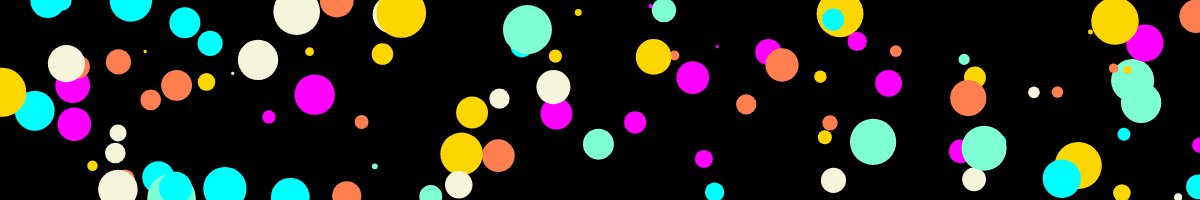
Frame 1 (no input)
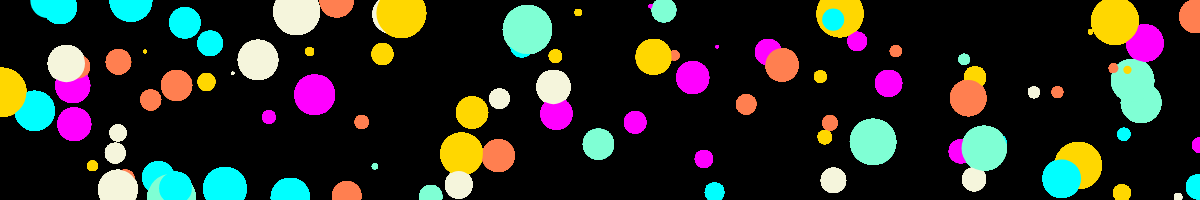
Frame 60 (no input)
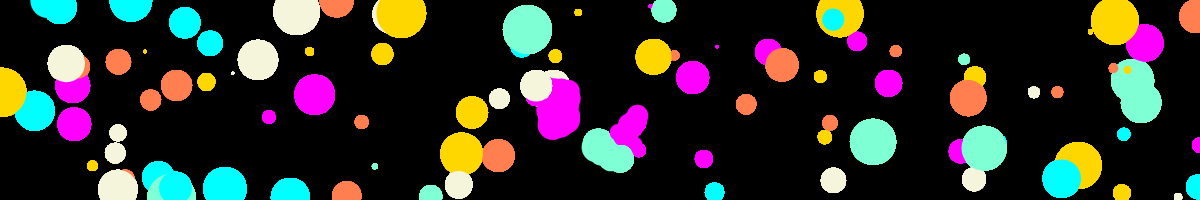
Frame 120 (the mouse pressed at the canvas centre since frame 60)

The p5.js sketch that drew these frames (run headless with seeded random() and noise() and a simulated clock; from frame 60 on, the mouse is pressed at the canvas centre):

// p5.js sketch
// ── sketch.js
let balls = [];


function setup() {
  createCanvas(windowWidth, 200); 
  noStroke();
  background(0);
  
  for (let i=0; i<100; i++) {
    let b = new Walker();
    balls.push(b);
  }
  
}


function draw() {
  
  for (let b of balls) {
    if (b.distToMouse() < 60) {
      b.move();
    }
    b.show();
  }
  
}
// ── Walker.js
class Walker {
  
  constructor() {
    this.pos = createVector(random(width), random(height));
    this.vel = createVector();
    this.c = random(['aqua', 'aquamarine', 'beige', 'coral', 'fuchsia', 'gold']);
  	this.w = random(3, 50);
  }
  
  move() {
    // 새로운 속도 만들기
    // this.vel = createVector(random..., random..)
    this.vel = p5.Vector.random2D().mult(7);
    
    
    // 새 위치(벡터) = 이전 위치(벡터) + 속도(벡터)
    // this.pos = this.pos + this.vel;
    this.pos.add(this.vel);
    this.w -= 0.5;
  }
  
  distToMouse() {
    let m = createVector(mouseX, mouseY);
    return p5.Vector.dist(this.pos, m);
  }
  
  show() {
    if (this.w > 0) {
      fill(this.c);
      circle(this.pos.x, this.pos.y, this.w);
    }
  }
}
// ── style.css
html, body {
  margin: 0;
  padding: 0;
  align-content: center;
  text-align: center;
  color: #eee;
  background-color: #bd3737;
}

canvas {
  display: block;
  margin-top: 30px;
  margin-left: auto;
  margin-right: auto;
}
